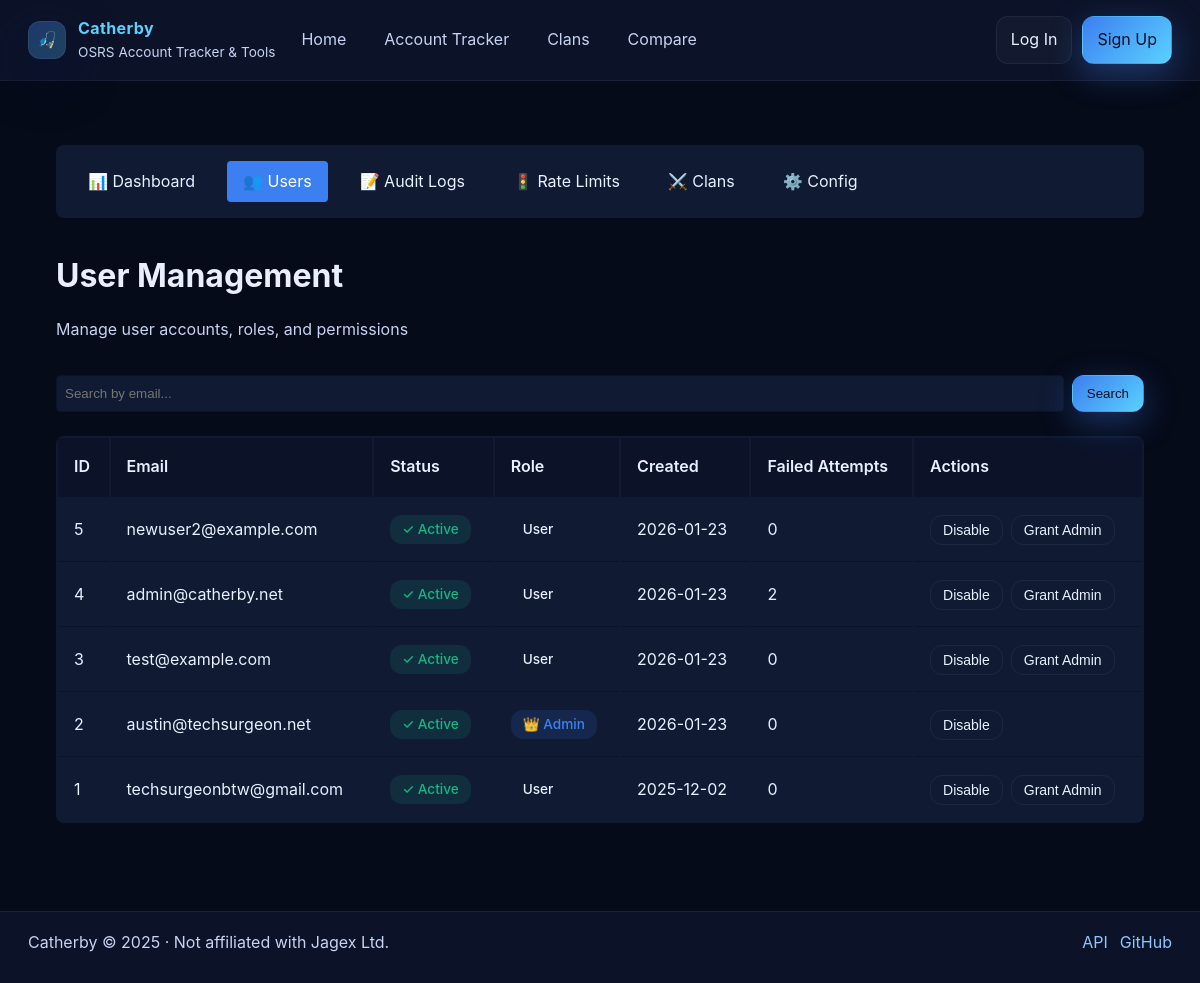
The app's page /admin/users (signed in) with its own data.
### tables this page shows
CREATE TABLE users (
id INTEGER PRIMARY KEY AUTOINCREMENT,
email TEXT UNIQUE NOT NULL,
password_hash TEXT NOT NULL,
is_active INTEGER DEFAULT 1,
is_admin INTEGER DEFAULT 0,
created_at DATETIME DEFAULT CURRENT_TIMESTAMP,
updated_at DATETIME DEFAULT CURRENT_TIMESTAMP,
last_login_at DATETIME
, failed_login_attempts INTEGER DEFAULT 0, locked_until DATETIME, last_failed_login DATETIME, email_verified INTEGER DEFAULT 0, verification_token TEXT, verification_expires DATETIME);

### web/routes/admin.py (the view)
@router.get("/users", response_class=HTMLResponse)
@require_admin
async def admin_users_list(request: Request, page: int = 1, search: str = ""):
    admin = await get_current_admin(request)
    db = DatabaseConnection()
    with db.get_connection() as conn:
        page_size = 50
        offset = (page - 1) * page_size
        query = """
            SELECT id, email, is_active, is_admin, created_at, last_login_at,
                   failed_login_attempts, locked_until, email_verified
            FROM users
        """
        params = []
        if search:
            query += " WHERE email LIKE ?"
            params.append(f"%{search}%")
        query += " ORDER BY created_at DESC LIMIT ? OFFSET ?"
        params.extend([page_size, offset])
        users = conn.execute(query, params).fetchall()
        count_query = "SELECT COUNT(*) as count FROM users"
        if search:
            count_query += " WHERE email LIKE ?"
            total_users = conn.execute(count_query, [f"%{search}%"]).fetchone()["count"]
        else:
            total_users = conn.execute(count_query).fetchone()["count"]
    return templates.TemplateResponse("admin/users.html", {
        "request": request,
        "admin": admin,
        "users": users,
        "page": page,
        "total_pages": (total_users + page_size - 1) // page_size,
        "search": search,
    })

### web/templates/admin/users.html (shortened to what this page needs)
{% extends "admin/base_admin.html" %}
{% block admin_content %}
<div class="admin-header">
  <h1>User Management</h1>
  <p>Manage user accounts, roles, and permissions</p>
</div>
<div style="margin-bottom: 1.5rem;">
  <form method="get" style="display: flex; gap: 0.5rem;">
    <input type="text" name="search" value="{{ search }}" placeholder="Search by email..." style="flex: 1; padding: 0.5rem; border-radius: 4px; border: 1px solid var(--surface-3); background: var(--surface-2); color: var(--text-1);">
    <button type="submit" class="btn primary">Search</button>
  </form>
</div>
<table class="admin-table">
  <thead>
    <tr>
      <th>ID</th>
      <th>Email</th>
      <th>Status</th>
      <th>Role</th>
      <th>Created</th>
      <th>Failed Attempts</th>
      <th>Actions</th>
    </tr>
  </thead>
  <tbody>
    {% for user in users %}
    <tr>
      <td>{{ user.id }}</td>
      <td>{{ user.email }}</td>
      <td>
        {% if user.locked_until and user.locked_until > now %}
          <span class="badge badge-danger">🔒 Locked</span>
        {% elif user.is_active %}
          <span class="badge badge-success">✓ Active</span>
        {% else %}
          <span class="badge badge-warning">⏸ Disabled</span>
        {% endif %}
      </td>
      <td>
        {% if user.is_admin %}
          <span class="badge badge-info">👑 Admin</span>
        {% else %}
          <span class="badge">User</span>
        {% endif %}
      </td>
      <td>{{ user.created_at[:10] }}</td>
      <td>{{ user.failed_login_attempts }}</td>
      <td>
        <div style="display: flex; gap: 0.5rem;">
          <button class="btn btn-sm secondary"
                  hx-post="/admin/users/{{ user.id }}/toggle-active"
                  hx-swap="none"
                  hx-on::after-request="location.reload()">
            {% if user.is_active %}Disable{% else %}Enable{% endif %}
          </button>
          {% if user.id != admin.id %}
          <button class="btn btn-sm secondary"
                  hx-post="/admin/users/{{ user.id }}/toggle-admin"
                  hx-swap="none"
                  hx-on::after-request="location.reload()">
            {% if user.is_admin %}Revoke Admin{% else %}Grant Admin{% endif %}
          </button>
          {% endif %}
        </div>
      </td>
    </tr>
    {% endfor %}
  </tbody>
</table>
{% endblock %}

### web/static/css/theme.css (style rules this page uses)
:root { --bg-0: #060b1a; --bg-1: #0c1329; --bg-2: #101a33; --ink-1: #e8f0ff; --ink-2: #c7d3f0; --accent-1: #3c7ff0; --accent-2: #5ad1ff; --accent-3: #8dc6ff; --gold-1: #f5d06b; --danger: #ff6b6b; --success: #52d69a; --border: rgba(255, 255, 255, 0.06); --shadow: 0 18px 48px rgba(0, 12, 50, 0.5); --gradient-hero: radial-gradient(120% 120% at 20% 10%, rgba(60, 127, 240, 0.25), transparent), radial-gradient(80% 80% at 80% 0%, rgba(138, 199, 255, 0.18), transparent), #060b1a; color-scheme: dark; --text-1: var(--ink-1); --text-2: var(--ink-2); --text-muted: var(--ink-2); --surface-2: var(--bg-2); --surface-3: var(--bg-1); --bg-base: var(--bg-0); --accent: var(--accent-1); }
*, *::before, *::after { box-sizing: border-box; }
body { margin: 0; font-family: "Inter", "Manrope", "Helvetica Neue", Arial, sans-serif; background: var(--bg-0); color: var(--ink-1); line-height: 1.6; min-height: 100vh; }
.btn { border: 1px solid var(--border); background: transparent; color: var(--ink-1); padding: 10px 14px; border-radius: 12px; cursor: pointer; transition: transform 0.1s ease, box-shadow 0.1s ease, border-color 0.1s ease; }
.btn.primary { background: linear-gradient(135deg, var(--accent-1), var(--accent-2)); border-color: transparent; color: #031026; box-shadow: 0 10px 32px rgba(60, 127, 240, 0.35); }

### web/static/css/admin.css (style rules this page uses)
.admin-header { margin-bottom: 2rem; }
.admin-header h1 { font-size: 2rem; margin-bottom: 0.5rem; }
.admin-header p { color: var(--text-2); }
.admin-table { width: 100%; background: var(--surface-2); border-radius: 8px; overflow: hidden; }
.admin-table th, .admin-table td { padding: 1rem; text-align: left; border-bottom: 1px solid var(--surface-3); }
.admin-table th { background: var(--surface-3); font-weight: 600; }
.admin-table tr:last-child td { border-bottom: none; }
.badge { display: inline-block; padding: 0.25rem 0.75rem; border-radius: 12px; font-size: 0.85rem; font-weight: 500; }
.badge-success { background: #10b98120; color: #10b981; }
.badge-info { background: #3b82f620; color: #3b82f6; }
.btn-sm { padding: 0.375rem 0.75rem; font-size: 0.875rem; }

### records on screen
users: id "5", email "newuser2@example.com", is_active "✓ Active", is_admin "User", created_at "2026-01-23", failed_login_attempts "0"
users: id "4", email "admin@catherby.net", is_active "✓ Active", is_admin "User", created_at "2026-01-23", failed_login_attempts "2"
users: id "3", email "test@example.com", is_active "✓ Active", is_admin "User", created_at "2026-01-23", failed_login_attempts "0"
users: id "2", email "austin@techsurgeon.net", is_active "✓ Active", is_admin "👑 Admin", created_at "2026-01-23", failed_login_attempts "0"
users: id "1", email "techsurgeonbtw@gmail.com", is_active "✓ Active", is_admin "User", created_at "2025-12-02", failed_login_attempts "0"
